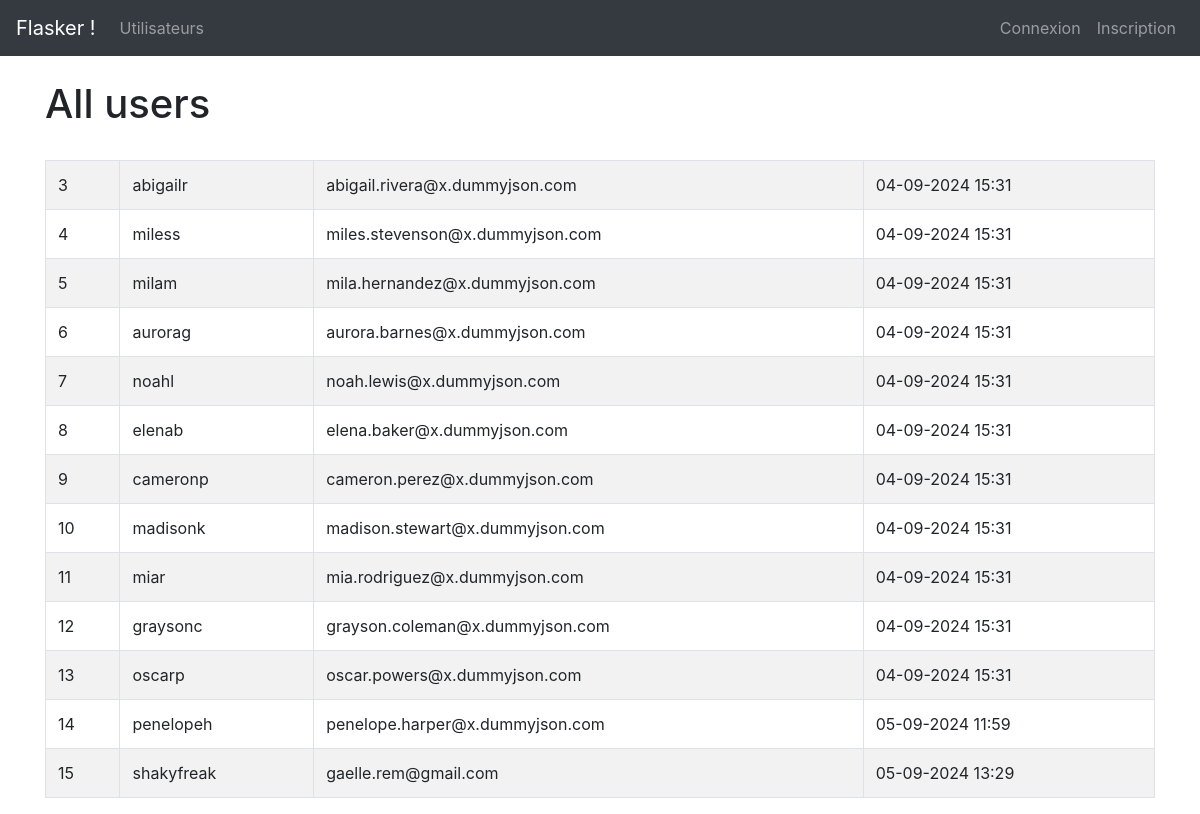
/users/, run on the app's committed database.
### app/models/user.py (models this page shows, shortened)
class User(db.Model, UserMixin):
    id = db.Column(db.Integer, primary_key=True)
    username = db.Column(db.String(20), nullable=False, unique=True)
    email = db.Column(db.String(120), nullable=False, unique=True)
    password_hash = db.Column(db.String(128), nullable=False)
    role = db.Column(db.String(80), nullable=False)
    created = db.Column(db.DateTime, default=datetime.now, nullable=False)
    posts = db.relationship('Post', backref='author',
                            lazy=True, cascade="all, delete-orphan")
    @property
    def password(self):
        raise AttributeError('password is not a readable attribute')
    @property
    def formatted_created(self):
        return self.created.strftime("%d-%m-%Y %H:%M")

### app/users/routes.py (the view)
@bp.route('/')
def index():
    users = User.query.all()
    return render_template('users/index.html', users=users)

### app/templates/users/index.html
{% extends 'base.html' %}
{% block content %}
<h1>{% block title %}All users{% endblock %}</h1>
<br />
<table class="table table-hover table-bordered table-striped">
    {% for user in users %}
    <tr>
        <td>{{user.id}}</td>
        <td>{{ user.username }}</td>
        <td>{{ user.email }}</td>
        <td>{{ user.formatted_created }}</td>
    </tr>
    {% endfor %}
</table>
{% endblock %}

### data on the page
User: id "3", username "abigailr", email "abigail.rivera@x.dummyjson.com", formatted_created "04-09-2024 15:31"
User: id "4", username "miless", email "miles.stevenson@x.dummyjson.com", formatted_created "04-09-2024 15:31"
User: id "5", username "milam", email "mila.hernandez@x.dummyjson.com", formatted_created "04-09-2024 15:31"
User: id "6", username "aurorag", email "aurora.barnes@x.dummyjson.com", formatted_created "04-09-2024 15:31"
User: id "7", username "noahl", email "noah.lewis@x.dummyjson.com", formatted_created "04-09-2024 15:31"
User: id "8", username "elenab", email "elena.baker@x.dummyjson.com", formatted_created "04-09-2024 15:31"
User: id "9", username "cameronp", email "cameron.perez@x.dummyjson.com", formatted_created "04-09-2024 15:31"
User: id "10", username "madisonk", email "madison.stewart@x.dummyjson.com", formatted_created "04-09-2024 15:31"
User: id "11", username "miar", email "mia.rodriguez@x.dummyjson.com", formatted_created "04-09-2024 15:31"
User: id "12", username "graysonc", email "grayson.coleman@x.dummyjson.com", formatted_created "04-09-2024 15:31"
User: id "13", username "oscarp", email "oscar.powers@x.dummyjson.com", formatted_created "04-09-2024 15:31"
User: id "14", username "penelopeh", email "penelope.harper@x.dummyjson.com", formatted_created "05-09-2024 11:59"
User: id "15", username "shakyfreak", email "gaelle.rem@gmail.com", formatted_created "05-09-2024 13:29"
